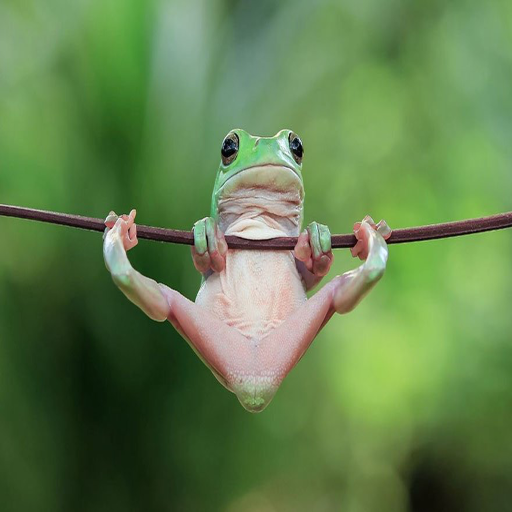
#> input picture shpwedms.png, 1024 x 1024 px (shown at 1/2 size)
$ python make_mask.py
#> lines starting #> are read from the running program, lines starting #| are printed output that depends on the picture; after the words box and inside, x2 and y2 are one past the last pixel; in counts of white or black regions, pixels touching at a corner belong together

import cv2
import numpy as np
from PIL import Image
import io


def generate_mask_in_memory(image_io, coordinates):
    """
    Creates a grayscale mask image with a specified editable region and converts it to a transparent PNG.

    Args:
        image_io (BytesIO): Input image as a BytesIO object.
        coordinates (tuple): Four (x, y) coordinates defining a rectangular region.

    Returns:
        BytesIO: Transparent mask image as a PNG in memory.
    """
    image = Image.open(image_io).convert('RGBA')
    image_np = np.array(image)
    height, width = image_np.shape[:2]

    # Create a black mask (all pixels initially set to 0)
    mask = np.zeros((height, width), dtype=np.uint8)

    # Define the editable region (white area)
    (x1, y1), (x2, y2), (x3, y3), (x4, y4) = coordinates
    pts = np.array([[x1, y1], [x2, y2], [x3, y3], [x4, y4]], dtype=np.int32)
    cv2.fillPoly(mask, [pts], 255)  # Fill the selected area with white (editable)

    # Convert the grayscale mask to an RGBA image with transparency
    transparent_mask = Image.new("RGBA", (width, height))
    for x in range(width):
        for y in range(height):
            pixel = mask[y, x]
            alpha = 0 if pixel >= 128 else 255  # White -> Transparent, Black -> Opaque
            transparent_mask.putpixel((x, y), (0, 0, 0, alpha))

    # Save to a BytesIO object
    img_io = io.BytesIO()
    transparent_mask.save(img_io, format='PNG')
    img_io.seek(0)
    return img_io


def generate_mask(image_path, output_path, coordinates):
    """
    Creates a grayscale mask image with a specified editable region and converts it to a transparent PNG.

    Args:
        image_path (str): Path to the source image (must be PNG).
        output_path (str): Path to save the final transparent mask.
        coordinates (tuple): Four (x, y) coordinates defining a rectangular region.
    """
#> called with image_path = 'shpwedms.png', output_path = 'shpwedms_mask.png'
    # Load the source image to get dimensions
    image = cv2.imread(image_path, cv2.IMREAD_UNCHANGED)
#> image is the input picture: shape (1024, 1024, 3); mean B, G, R 76.5, 127.2, 97.3
    height, width = image.shape[:2]
#> height = 1024; width = 1024

    # Create a black mask (all pixels initially set to 0)
    mask = np.zeros((height, width), dtype=np.uint8)

    # Define the editable region (white area)
    (x1, y1), (x2, y2), (x3, y3), (x4, y4) = coordinates
    pts = np.array([[x1, y1], [x2, y2], [x3, y3], [x4, y4]], dtype=np.int32)
    cv2.fillPoly(mask, [pts], 255)  # Fill the selected area with white (editable)
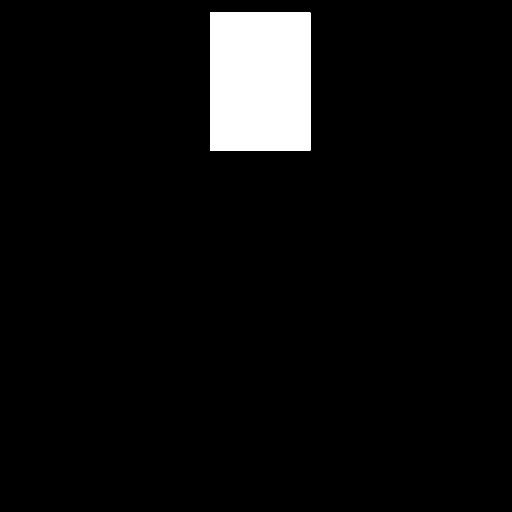
#> mask: shape (1024, 1024) (shown at 1/2 size); 5.3% white; 1 white region, box (x1, y1, x2, y2) and area: (420, 25, 621, 301) 55476

    # Convert the grayscale mask to an RGBA image with transparency
    transparent_mask = Image.new("RGBA", (width, height))
#> transparent_mask: PIL image 1024x1024 RGBA; every value is 0
    for x in range(width):
        for y in range(height):
            pixel = mask[y, x]
            alpha = 0 if pixel >= 128 else 255  # White -> Transparent, Black -> Opaque
            transparent_mask.putpixel((x, y), (0, 0, 0, alpha))

    # Save the transparent mask as a PNG
    transparent_mask.save(output_path, "PNG")
    print(f"Transparent mask saved as: {output_path}")


if __name__ == "__main__":

    image_path = "shpwedms.png"  # Ensure this is a valid PNG image
    output_path = "shpwedms_mask.png"
    coordinates = [(420, 25), (620, 25), (620, 300), (420, 300)]  # Define the area to edit
    generate_mask(image_path, output_path, coordinates)
